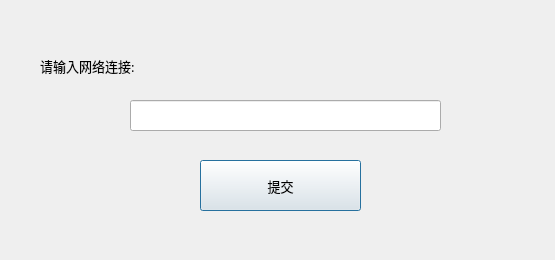
<?xml version="1.0" encoding="UTF-8"?>
<ui version="4.0">
 <class>OnlineDialog</class>
 <widget class="QDialog" name="OnlineDialog">
  <property name="geometry">
   <rect>
    <x>0</x>
    <y>0</y>
    <width>555</width>
    <height>260</height>
   </rect>
  </property>
  <property name="minimumSize">
   <size>
    <width>0</width>
    <height>260</height>
   </size>
  </property>
  <property name="font">
   <font>
    <family>微软雅黑</family>
    <pointsize>10</pointsize>
   </font>
  </property>
  <property name="windowTitle">
   <string>Dialog</string>
  </property>
  <widget class="QLabel" name="lb_rtmp">
   <property name="geometry">
    <rect>
     <x>40</x>
     <y>50</y>
     <width>171</width>
     <height>31</height>
    </rect>
   </property>
   <property name="text">
    <string>请输入网络连接:</string>
   </property>
  </widget>
  <widget class="QLineEdit" name="le_rtmp">
   <property name="geometry">
    <rect>
     <x>130</x>
     <y>100</y>
     <width>311</width>
     <height>31</height>
    </rect>
   </property>
  </widget>
  <widget class="QPushButton" name="pb_rtmpCommit">
   <property name="geometry">
    <rect>
     <x>200</x>
     <y>160</y>
     <width>161</width>
     <height>51</height>
    </rect>
   </property>
   <property name="text">
    <string>提交</string>
   </property>
  </widget>
 </widget>
 <resources/>
 <connections/>
</ui>
